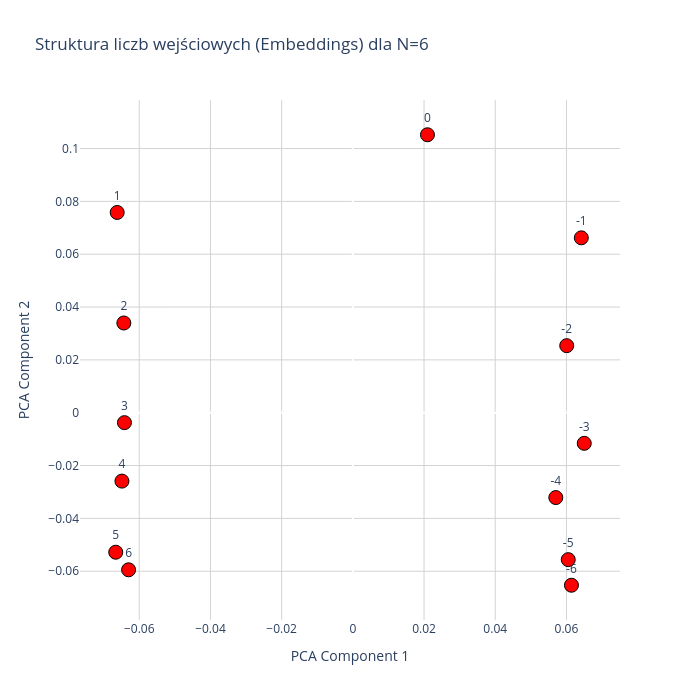

This figure's notebook cell:
### Code cell
model, N = GetModelFromConfig("")

model_path = r"checkpoint_epoch_5000.pt"

checkpoint = torch.load(model_path, map_location="cpu")

model_weights = checkpoint["model_state_dict"]
model.load_state_dict(model_weights)

plot_input_only_plotly(model, N=N)

### Figure 1 — Plotly figure (JSON) as saved in the notebook; plotly's stock layout.template omitted (floating-point values rounded to 4 significant figures)
{"data": [{"hoverinfo": "text", "hovertext": ["Wartość wejściowa: -6<br>Index w embed: 66", "Wartość wejściowa: -5<br>Index w embed: 67", "Wartość wejściowa: -4<br>Index w embed: 68", "Wartość wejściowa: -3<br>Index w embed: 69", "Wartość wejściowa: -2<br>Index w embed: 70", "Wartość wejściowa: -1<br>Index w embed: 71", "Wartość wejściowa: 0<br>Index w embed: 72", "Wartość wejściowa: 1<br>Index w embed: 73", "Wartość wejściowa: 2<br>Index w embed: 74", "Wartość wejściowa: 3<br>Index w embed: 75", "Wartość wejściowa: 4<br>Index w embed: 76", "Wartość wejściowa: 5<br>Index w embed: 77", "Wartość wejściowa: 6<br>Index w embed: 78"], "marker": {"color": "red", "line": {"color": "black", "width": 1}, "size": 14}, "mode": "markers+text", "text": ["-6", "-5", "-4", "-3", "-2", "-1", "0", "1", "2", "3", "4", "5", "6"], "textposition": "top center", "type": "scatter", "x": [0.06141, 0.06051, 0.05701, 0.065, 0.06008, 0.06418, 0.02096, -0.0662, -0.06433, -0.06416, -0.06486, -0.0666, -0.063], "y": [-0.06531, -0.05561, -0.03212, -0.01159, 0.02538, 0.0662, 0.1052, 0.07581, 0.03396, -0.003752, -0.02589, -0.05281, -0.05947]}], "layout": {"height": 700, "plot_bgcolor": "white", "title": {"text": "Struktura liczb wejściowych (Embeddings) dla N=6"}, "width": 700, "xaxis": {"gridcolor": "lightgray", "showgrid": true, "title": {"text": "PCA Component 1"}}, "yaxis": {"gridcolor": "lightgray", "showgrid": true, "title": {"text": "PCA Component 2"}}}}
